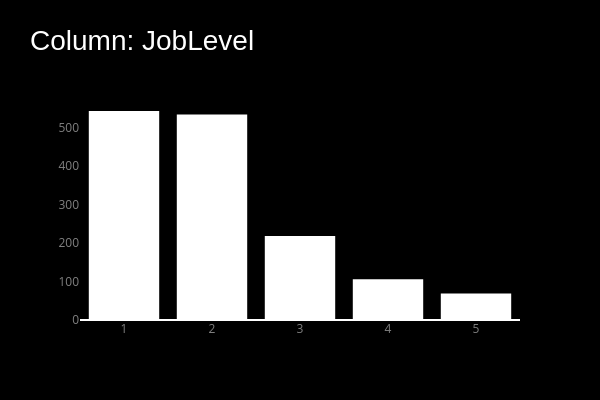
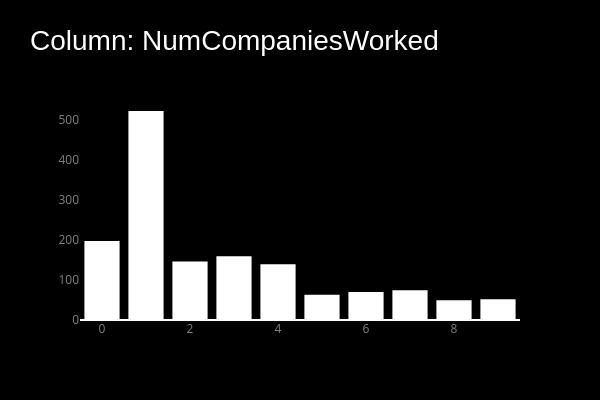
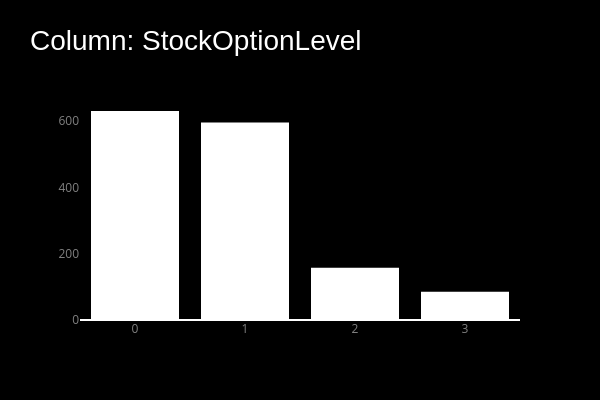
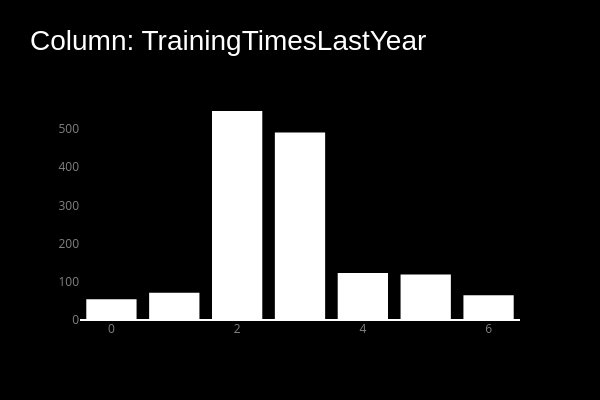

The cell these charts' notebook holds for them, in order:
### Code cell
for i in le_10_val_col:
    myUtilityFunction.plot_count_numpy(
        np.array(data_df.loc[:, i]), plot_name = 'Column: %s' % i
    )

### Figure 1 — Plotly figure (JSON) as saved in the notebook; plotly's stock layout.template omitted (floating-point values rounded to 4 significant figures; data arrays with more than 128 entries replaced by an {"elided": "..."} marker saying what was removed)
{"data": [{"marker": {"color": "white"}, "name": "count", "type": "histogram", "x": {"elided": "1470 int values"}}], "layout": {"autosize": false, "bargap": 0.2, "height": 400, "paper_bgcolor": "#000", "plot_bgcolor": "#000", "title": {"font": {"color": "white", "family": "Helvetica", "size": 28}, "text": "Column: JobLevel"}, "width": 600, "xaxis": {"color": "gray", "showgrid": false}, "yaxis": {"color": "gray", "showgrid": false}}}

### Figure 2 — Plotly figure (JSON) as saved in the notebook; plotly's stock layout.template omitted (floating-point values rounded to 4 significant figures; data arrays with more than 128 entries replaced by an {"elided": "..."} marker saying what was removed)
{"data": [{"marker": {"color": "white"}, "name": "count", "type": "histogram", "x": {"elided": "1470 int values"}}], "layout": {"autosize": false, "bargap": 0.2, "height": 400, "paper_bgcolor": "#000", "plot_bgcolor": "#000", "title": {"font": {"color": "white", "family": "Helvetica", "size": 28}, "text": "Column: NumCompaniesWorked"}, "width": 600, "xaxis": {"color": "gray", "showgrid": false}, "yaxis": {"color": "gray", "showgrid": false}}}

### Figure 3 — Plotly figure (JSON) as saved in the notebook; plotly's stock layout.template omitted (floating-point values rounded to 4 significant figures; data arrays with more than 128 entries replaced by an {"elided": "..."} marker saying what was removed)
{"data": [{"marker": {"color": "white"}, "name": "count", "type": "histogram", "x": {"elided": "1470 int values"}}], "layout": {"autosize": false, "bargap": 0.2, "height": 400, "paper_bgcolor": "#000", "plot_bgcolor": "#000", "title": {"font": {"color": "white", "family": "Helvetica", "size": 28}, "text": "Column: StockOptionLevel"}, "width": 600, "xaxis": {"color": "gray", "showgrid": false}, "yaxis": {"color": "gray", "showgrid": false}}}

### Figure 4 — Plotly figure (JSON) as saved in the notebook; plotly's stock layout.template omitted (floating-point values rounded to 4 significant figures; data arrays with more than 128 entries replaced by an {"elided": "..."} marker saying what was removed)
{"data": [{"marker": {"color": "white"}, "name": "count", "type": "histogram", "x": {"elided": "1470 int values"}}], "layout": {"autosize": false, "bargap": 0.2, "height": 400, "paper_bgcolor": "#000", "plot_bgcolor": "#000", "title": {"font": {"color": "white", "family": "Helvetica", "size": 28}, "text": "Column: TrainingTimesLastYear"}, "width": 600, "xaxis": {"color": "gray", "showgrid": false}, "yaxis": {"color": "gray", "showgrid": false}}}
